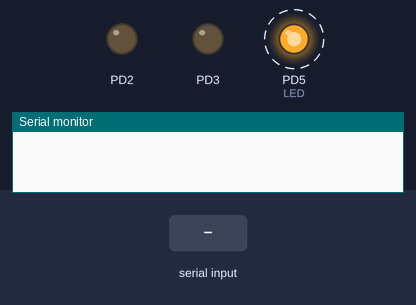
Recording of a program running on a simulated ATtiny2313, built with avr-gcc and emulated at 1 MHz. Shown: output pins drawn as LEDs (lit = HIGH), the last lines printed to the serial monitor. Dashed ring = blinking. The test bench sets the inputs (shaded band).

Above: at 1.3 s.
At 2.6 s:
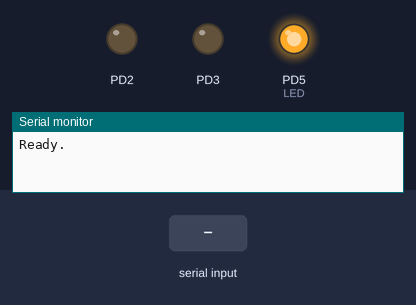
2.7 s: "0\n" received over Serial
At 4.0 s:
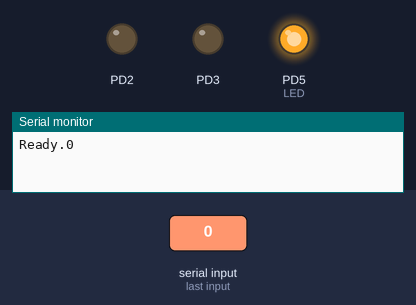
Timing chart, 0 to 5.7 s (numbered marks = the images above; inputs shaded):
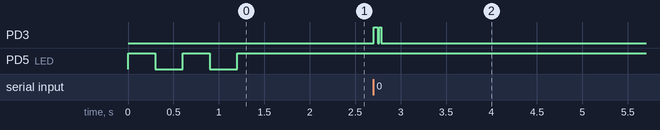

The program:

main.c
```c
#define F_CPU 1000000UL
#define BAUD 9600
#define TTYBAUDRATE 110
#define DELAY_CYCLES 7
#define _tx_delay  (F_CPU/TTYBAUDRATE/DELAY_CYCLES)
#define DEBUG 1
#include <util/delay.h>
#include <avr/io.h>
#include <stdio.h>
#include <util/setbaud.h>

// Some macros that make the code more readable
#define output_low(port,pin) port &= ~(1<<pin)
#define output_high(port,pin) port |= (1<<pin)
//#define set_input(portdir,pin) portdir &= ~(1<<pin)
#define set_output(portdir,pin) portdir |= (1<<pin)

void tunedDelay(uint16_t delay) {
	uint8_t tmp=0;
	asm volatile("sbiw    %0, 0x01 \n\t"
	"ldi %1, 0xFF \n\t"
	"cpi %A0, 0xFF \n\t"
	"cpc %B0, %1 \n\t"
	"brne .-10 \n\t"
	: "+w" (delay), "+a" (tmp)
	: "0" (delay)
	);
}
inline void uart_init(void) {
	UBRRH = UBRRH_VALUE;
	UBRRL = UBRRL_VALUE;
	#if USE_2X
	UCSRA |= _BV(U2X);
	#else
	UCSRA &= ~(_BV(U2X));
	#endif
	UCSRC = _BV(UCSZ1) | _BV(UCSZ0); /* 8-bit data */
	_delay_ms(100);
	UCSRB = _BV(RXEN) | _BV(TXEN);   /* Enable RX and TX */
	_delay_ms(100);
}
static const char *POWER_ON = "<<";
static const char *POWER_OFF = ">>";

#ifdef DEBUG
static const char *START_MESSAGE = "Ready.";
#endif

static const char NEWLINE = '\n';
static const char CR = '\r';
static const char NULLCHAR = '\0';

#ifdef DEBUG
void uart_puts(const char *str) {
	while(*str) {
		char c = *str++;
		if (c == NEWLINE) {
			c = CR;
		}
		loop_until_bit_is_set(UCSRA, UDRE);
		UDR = c;
	}
}
#endif
/************************************************************************/
/* Buffer to hold the input command.                                    */
/************************************************************************/
char buffer[]= "This is a string of 51 characters - 50 data + null.";;
/************************************************************************/
/* Set bit 7 if there are an odd number of 1's in bits 0 to 6           */
/************************************************************************/
inline uint8_t evenParity( uint8_t b )
{
	b &= 0x7F;// clear the high bit
	for(uint8_t mask = 1;mask < 0x80;mask <<= 1) {
		if(b & mask) {
			b ^=0x80; // XOR the MSB for each 1 in the byte
		}
	}
	return b;
}
/************************************************************************/
/* Hacked from SoftwareSerial                                           */
/************************************************************************/
void write(uint8_t b)
{
	//
	// Set bit 7 if there are an odd number of 1's in bits 0 to 6
	//
	//b = evenParity(b);
	// Write the start bit
	output_high(PORTD, PD3);
	tunedDelay(_tx_delay);
	// Write each of the 8 bits
	for (uint8_t mask = 0x01; mask; mask <<= 1)
	{
		if (b & mask) // choose bit
		output_low(PORTD, PD3);
		else
		output_high(PORTD, PD3);
		tunedDelay(_tx_delay);
	}
	// two stop bits
	output_low(PORTD, PD3);
	tunedDelay(_tx_delay*4);// *4 gives 2 stop bits plus 2 extra bit periods for the TTY to 'recover'
}
/************************************************************************/
/* Function to send the current buffer contents to the teletype         */
/* (expects a null terminated string)                                   */
/************************************************************************/
inline void sendDataToTTY() {
	char *nextChar = buffer;
	while(*nextChar) {
		write(*nextChar++);
	}
}
/************************************************************************/
/* Slightly shorter than strncmp                                        */
/************************************************************************/
int same(const char *first, char* second, uint8_t len) {
	while(len >0 && *first++ == *second++) {
		len--;
	}
	return len;
}
/*****************************************************************************/
/* Interpret the command and turn the TTY on or OFF, or send data to the TTY */
/*****************************************************************************/
void interpretCommand() {
	//
	// Echo the command back to the client.
	//
	#ifdef DEBUG
	uart_puts(buffer);
	#endif
	if (same(POWER_ON, buffer, 2) == 0)
	{
		output_high(PORTD, PD2);
	}
	else if (same(POWER_OFF, buffer, 2) == 0)
	{
		output_low(PORTD, PD2);
	}
	else {
		sendDataToTTY();
	}
}
/************************************************************************/
/* Program Entry Point                                                  */
/************************************************************************/
int main(void)
{
	//
	// Set up port pins
	//
	set_output(DDRD, PD5);
	set_output(DDRD, PD2);
	set_output(DDRD, PD3);// TTY send pin
	output_low(PORTD, PD5);// LED pin - flashes to indicate reset
	output_low(PORTD, PD2);
	output_low(PORTD, PD3);
//
// Toggle PD5 to indicate a reset has taken place
//
	for(uint8_t i = 0;i<5;i++){
		output_high(PIND, PD5);// Writing to the input port toggles the output pin
		_delay_ms(300);
	}

	uart_init();
	char *bufferPtr = buffer;
	uint8_t count = 0;

	#ifdef DEBUG
	uart_puts(START_MESSAGE);
	#endif

	while(1) {
		loop_until_bit_is_set(UCSRA, RXC); /* Wait until data exists. */
		char input = UDR;//getchar();
		count++;
		if(input == NEWLINE || count == 50) {
			//
			// Command entered so try to interpret it
			//
			*bufferPtr = NULLCHAR;// NULL terminate the buffer
			interpretCommand();
			bufferPtr = buffer;   // reset the buffer
			count = 0;            // reset the counter
		}
		else
		{
			*bufferPtr++ = input;
		}
	}
	return 0;
}
```

Measured:
- after the input at 2.7 s, PD3: alternates HIGH for 0.03 s and LOW for 0.02 s, 4 changes in all, then stays LOW, starting at once
- by itself, PD5 (LED): alternates HIGH for 0.30 s and LOW for 0.30 s, 5 changes in all, then stays HIGH
